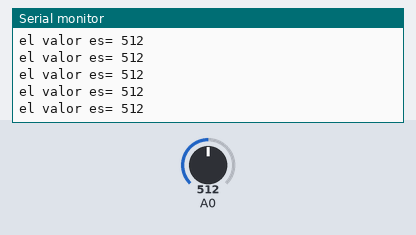
Recording of a sketch running on a simulated Arduino Uno, built with avr-gcc and run on an emulated ATmega328P. On the bench: the last lines printed to the serial monitor. Inputs (shaded band) come from the test bench; at power-on: A0 = 512.

Above: at 1.2 s.
1.3 s: A0 set to 11
At 2.0 s:
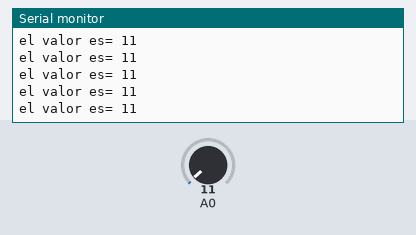
2.8 s: A0 set to 8
At 3.8 s:
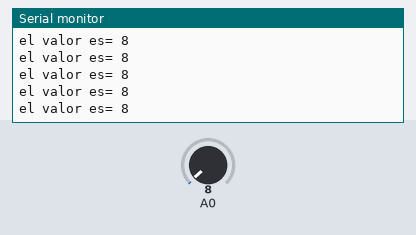
11.8 s: A0 set to 993
At 12.5 s:
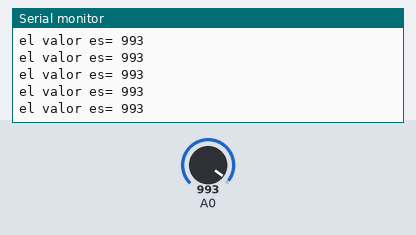
14.8 s: A0 set to 1017
At 15.4 s:
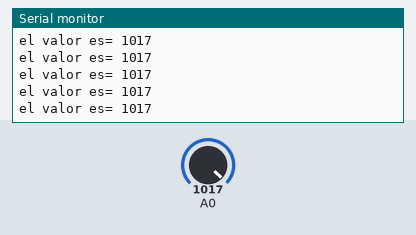
Timing chart, 0 to 17.8 s (numbered marks = the images above; inputs shaded):
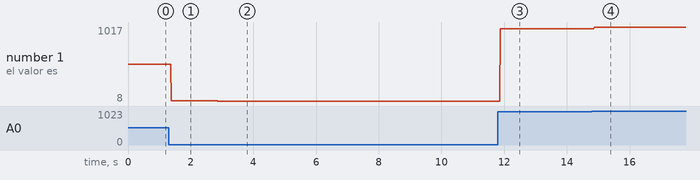

The sketch:

potenciometro.ino
```cpp
long valor;

int LED_1=2;
int LED_2=3;
int LED_3=4;
int LED_4=5;
int LED_5=6;

void setup(){
 Serial.begin(9600);
}

void loop(){
 valor= analogRead(A0);
 Serial.print("el valor es= ");
  Serial.println(valor);

  if(valor>= 0 && valor <= 204){
    digitalWrite(LED_1,HIGH);
    digitalWrite(LED_2,LOW);
    digitalWrite(LED_3,LOW);
    digitalWrite(LED_4,LOW);
    digitalWrite(LED_5,LOW);
    }

    if(valor>= 205 && valor <= 409){
    digitalWrite(LED_1,LOW);
    digitalWrite(LED_2,HIGH);
    digitalWrite(LED_3,LOW);
    digitalWrite(LED_4,LOW);
    digitalWrite(LED_5,LOW);
    }

     if(valor>= 410 && valor <= 614){
    digitalWrite(LED_1,LOW);
    digitalWrite(LED_2,LOW);
    digitalWrite(LED_3,HIGH);
    digitalWrite(LED_4,LOW);
    digitalWrite(LED_5,LOW);
    }

     if(valor>= 615 && valor <= 819){
    digitalWrite(LED_1,LOW);
    digitalWrite(LED_2,LOW);
    digitalWrite(LED_3,LOW);
    digitalWrite(LED_4,HIGH);
    digitalWrite(LED_5,LOW);
    }

      if(valor>= 820 && valor <= 1023){
    digitalWrite(LED_1,LOW);
    digitalWrite(LED_2,LOW);
    digitalWrite(LED_3,LOW);
    digitalWrite(LED_4,LOW);
    digitalWrite(LED_5,HIGH);
    }
  }
 
```

Measured:
- after the input at 1.3 s, the serial monitor: prints a new line after 0.09 s (image 1)
- after the input at 2.8 s, the serial monitor: prints a new line after 0.07 s (image 2)
- after the input at 11.8 s, the serial monitor: prints a new line after 0.07 s (image 3)
- after the input at 14.8 s, the serial monitor: prints a new line after 0.07 s (image 4)
- plotted number 1: 512 → 11 after the input at 1.3 s, 11 → 8 after the input at 2.8 s, 8 → 993 after the input at 11.8 s, 993 → 1017 after the input at 14.8 s
